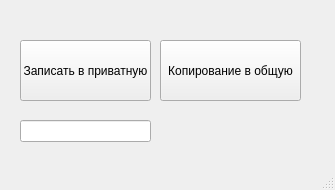
<?xml version="1.0" encoding="UTF-8"?>
<ui version="4.0">
 <class>MainWindow</class>
 <widget class="QMainWindow" name="MainWindow">
  <property name="geometry">
   <rect>
    <x>0</x>
    <y>0</y>
    <width>335</width>
    <height>190</height>
   </rect>
  </property>
  <property name="windowTitle">
   <string>Программа для записи файла в приватную папку и для копирования файла в общедоступную папку</string>
  </property>
  <widget class="QWidget" name="centralwidget">
   <widget class="QLineEdit" name="InputTextToFile">
    <property name="geometry">
     <rect>
      <x>20</x>
      <y>120</y>
      <width>131</width>
      <height>22</height>
     </rect>
    </property>
   </widget>
   <widget class="QPushButton" name="pushButtonToPrivate">
    <property name="geometry">
     <rect>
      <x>20</x>
      <y>40</y>
      <width>131</width>
      <height>61</height>
     </rect>
    </property>
    <property name="text">
     <string>Записать в приватную</string>
    </property>
   </widget>
   <widget class="QPushButton" name="pushButtonToPublick">
    <property name="geometry">
     <rect>
      <x>160</x>
      <y>40</y>
      <width>141</width>
      <height>61</height>
     </rect>
    </property>
    <property name="text">
     <string>Копирование в общую</string>
    </property>
   </widget>
  </widget>
  <widget class="QStatusBar" name="statusbar"/>
 </widget>
 <resources/>
 <connections/>
</ui>
